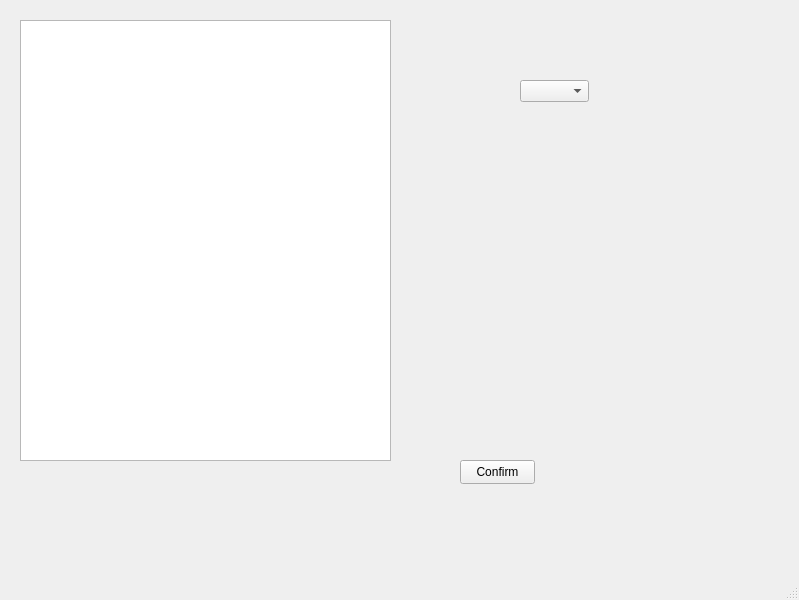
<?xml version="1.0" encoding="UTF-8"?>
<ui version="4.0">
 <class>MainWindow</class>
 <widget class="QMainWindow" name="MainWindow">
  <property name="geometry">
   <rect>
    <x>0</x>
    <y>0</y>
    <width>799</width>
    <height>600</height>
   </rect>
  </property>
  <property name="windowTitle">
   <string>MainWindow</string>
  </property>
  <widget class="QWidget" name="centralwidget">
   <widget class="QPushButton" name="pushButton">
    <property name="geometry">
     <rect>
      <x>460</x>
      <y>460</y>
      <width>75</width>
      <height>24</height>
     </rect>
    </property>
    <property name="text">
     <string>Confirm</string>
    </property>
   </widget>
   <widget class="QTableWidget" name="dataTable">
    <property name="geometry">
     <rect>
      <x>20</x>
      <y>20</y>
      <width>371</width>
      <height>441</height>
     </rect>
    </property>
   </widget>
   <widget class="QComboBox" name="priorityComboBox">
    <property name="geometry">
     <rect>
      <x>520</x>
      <y>80</y>
      <width>69</width>
      <height>22</height>
     </rect>
    </property>
   </widget>
  </widget>
  <widget class="QMenuBar" name="menubar">
   <property name="geometry">
    <rect>
     <x>0</x>
     <y>0</y>
     <width>799</width>
     <height>22</height>
    </rect>
   </property>
  </widget>
  <widget class="QStatusBar" name="statusbar"/>
 </widget>
 <resources/>
 <connections/>
</ui>
